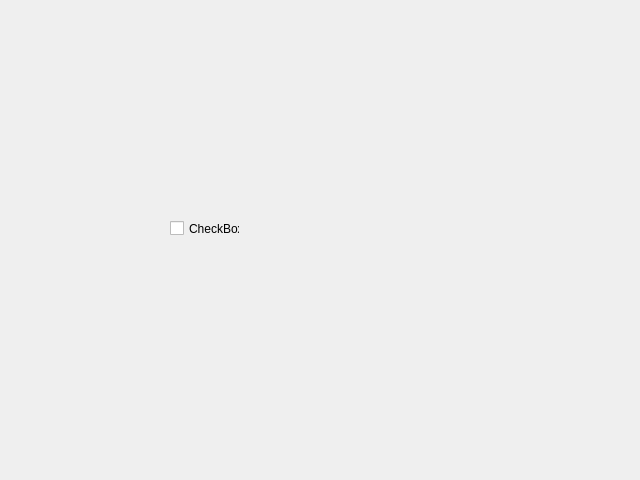
<?xml version="1.0" encoding="UTF-8"?>
<ui version="4.0">
 <class>Form</class>
 <widget class="QWidget" name="Form">
  <property name="geometry">
   <rect>
    <x>0</x>
    <y>0</y>
    <width>640</width>
    <height>480</height>
   </rect>
  </property>
  <property name="windowTitle">
   <string>Form</string>
  </property>
  <widget class="QCheckBox" name="checkBox">
   <property name="geometry">
    <rect>
     <x>170</x>
     <y>220</y>
     <width>70</width>
     <height>17</height>
    </rect>
   </property>
   <property name="text">
    <string>CheckBox</string>
   </property>
  </widget>
 </widget>
 <resources/>
 <connections/>
</ui>
